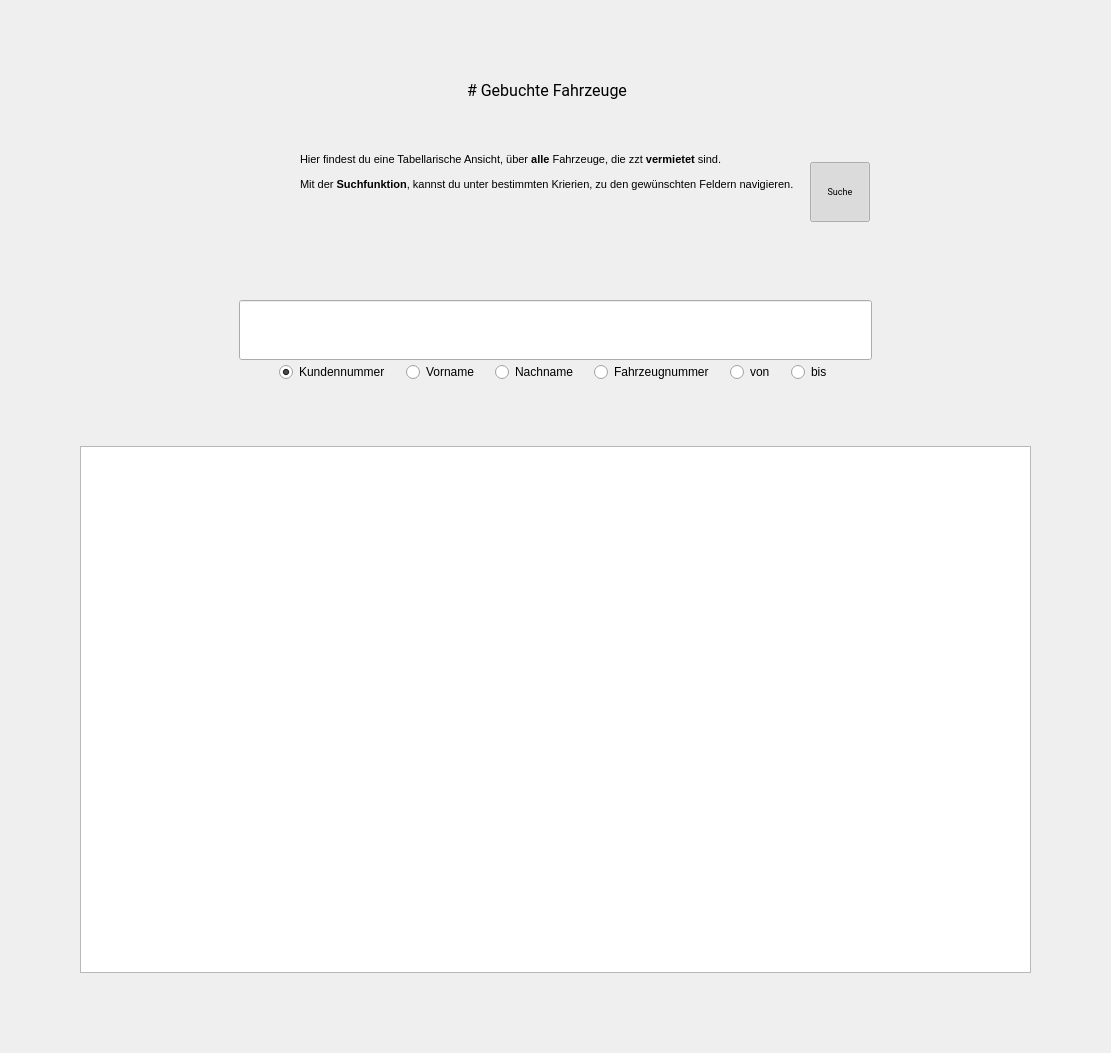
<?xml version="1.0" encoding="UTF-8"?>
<ui version="4.0">
 <class>RentedCarsByCustomers</class>
 <widget class="QWidget" name="RentedCarsByCustomers">
  <property name="geometry">
   <rect>
    <x>0</x>
    <y>0</y>
    <width>1111</width>
    <height>1053</height>
   </rect>
  </property>
  <property name="windowTitle">
   <string>Form</string>
  </property>
  <layout class="QVBoxLayout" name="verticalLayout_4" stretch="0,0,1">
   <property name="spacing">
    <number>32</number>
   </property>
   <property name="leftMargin">
    <number>64</number>
   </property>
   <property name="topMargin">
    <number>64</number>
   </property>
   <property name="rightMargin">
    <number>64</number>
   </property>
   <property name="bottomMargin">
    <number>64</number>
   </property>
   <item alignment="Qt::AlignmentFlag::AlignHCenter">
    <widget class="QWidget" name="widget_2" native="true">
     <layout class="QGridLayout" name="gridLayout">
      <property name="leftMargin">
       <number>16</number>
      </property>
      <property name="topMargin">
       <number>16</number>
      </property>
      <property name="rightMargin">
       <number>16</number>
      </property>
      <property name="bottomMargin">
       <number>16</number>
      </property>
      <property name="horizontalSpacing">
       <number>16</number>
      </property>
      <item row="2" column="2">
       <layout class="QVBoxLayout" name="verticalLayout_2">
        <item>
         <spacer name="verticalSpacer">
          <property name="orientation">
           <enum>Qt::Orientation::Vertical</enum>
          </property>
          <property name="sizeHint" stdset="0">
           <size>
            <width>20</width>
            <height>40</height>
           </size>
          </property>
         </spacer>
        </item>
        <item>
         <widget class="IconButton" name="btnSearch">
          <property name="minimumSize">
           <size>
            <width>60</width>
            <height>60</height>
           </size>
          </property>
          <property name="maximumSize">
           <size>
            <width>60</width>
            <height>60</height>
           </size>
          </property>
          <property name="font">
           <font>
            <family>Roboto</family>
            <pointsize>7</pointsize>
           </font>
          </property>
          <property name="text">
           <string>Suche</string>
          </property>
          <property name="iconSize">
           <size>
            <width>32</width>
            <height>32</height>
           </size>
          </property>
          <property name="checkable">
           <bool>true</bool>
          </property>
          <property name="checked">
           <bool>true</bool>
          </property>
          <property name="pixmap" stdset="0">
           <pixmap resource="../assets/ressources.qrc">:/icons/search.png</pixmap>
          </property>
         </widget>
        </item>
       </layout>
      </item>
      <item row="0" column="2">
       <spacer name="horizontalSpacer_3">
        <property name="orientation">
         <enum>Qt::Orientation::Horizontal</enum>
        </property>
        <property name="sizeType">
         <enum>QSizePolicy::Policy::Fixed</enum>
        </property>
        <property name="sizeHint" stdset="0">
         <size>
          <width>60</width>
          <height>20</height>
         </size>
        </property>
       </spacer>
      </item>
      <item row="0" column="0">
       <spacer name="horizontalSpacer_2">
        <property name="orientation">
         <enum>Qt::Orientation::Horizontal</enum>
        </property>
        <property name="sizeType">
         <enum>QSizePolicy::Policy::Fixed</enum>
        </property>
        <property name="sizeHint" stdset="0">
         <size>
          <width>60</width>
          <height>20</height>
         </size>
        </property>
       </spacer>
      </item>
      <item row="2" column="1">
       <widget class="QLabel" name="label_2">
        <property name="text">
         <string>&lt;html&gt;&lt;head/&gt;&lt;body&gt;&lt;p&gt;&lt;span style=&quot; font-size:8pt;&quot;&gt;Hier findest du eine Tabellarische Ansicht, über &lt;/span&gt;&lt;span style=&quot; font-size:8pt; font-weight:700;&quot;&gt;alle&lt;/span&gt;&lt;span style=&quot; font-size:8pt;&quot;&gt; Fahrzeuge, die zzt &lt;/span&gt;&lt;span style=&quot; font-size:8pt; font-weight:700;&quot;&gt;vermietet&lt;/span&gt;&lt;span style=&quot; font-size:8pt;&quot;&gt; sind.&lt;/span&gt;&lt;/p&gt;&lt;p&gt;&lt;span style=&quot; font-size:8pt;&quot;&gt;Mit der &lt;/span&gt;&lt;span style=&quot; font-size:8pt; font-weight:700;&quot;&gt;Suchfunktion&lt;/span&gt;&lt;span style=&quot; font-size:8pt;&quot;&gt;, kannst du unter bestimmten Krierien, zu den gewünschten Feldern navigieren.&lt;/span&gt;&lt;/p&gt;&lt;/body&gt;&lt;/html&gt;</string>
        </property>
        <property name="wordWrap">
         <bool>false</bool>
        </property>
       </widget>
      </item>
      <item row="0" column="1">
       <widget class="QLabel" name="label">
        <property name="font">
         <font>
          <family>Roboto</family>
          <pointsize>12</pointsize>
         </font>
        </property>
        <property name="text">
         <string># Gebuchte Fahrzeuge</string>
        </property>
        <property name="textFormat">
         <enum>Qt::TextFormat::MarkdownText</enum>
        </property>
        <property name="alignment">
         <set>Qt::AlignmentFlag::AlignCenter</set>
        </property>
       </widget>
      </item>
      <item row="1" column="1">
       <spacer name="verticalSpacer_2">
        <property name="orientation">
         <enum>Qt::Orientation::Vertical</enum>
        </property>
        <property name="sizeType">
         <enum>QSizePolicy::Policy::Fixed</enum>
        </property>
        <property name="sizeHint" stdset="0">
         <size>
          <width>20</width>
          <height>16</height>
         </size>
        </property>
       </spacer>
      </item>
     </layout>
    </widget>
   </item>
   <item alignment="Qt::AlignmentFlag::AlignHCenter">
    <widget class="QWidget" name="widget_3" native="true">
     <layout class="QVBoxLayout" name="verticalLayout">
      <property name="spacing">
       <number>16</number>
      </property>
      <property name="leftMargin">
       <number>16</number>
      </property>
      <property name="topMargin">
       <number>16</number>
      </property>
      <property name="rightMargin">
       <number>16</number>
      </property>
      <property name="bottomMargin">
       <number>16</number>
      </property>
      <item>
       <widget class="QLineEdit" name="leSearch">
        <property name="minimumSize">
         <size>
          <width>0</width>
          <height>60</height>
         </size>
        </property>
        <property name="maximumSize">
         <size>
          <width>16777215</width>
          <height>32</height>
         </size>
        </property>
        <property name="font">
         <font>
          <pointsize>24</pointsize>
         </font>
        </property>
        <property name="alignment">
         <set>Qt::AlignmentFlag::AlignCenter</set>
        </property>
        <property name="clearButtonEnabled">
         <bool>true</bool>
        </property>
       </widget>
      </item>
      <item>
       <layout class="QHBoxLayout" name="horizontalLayout_2">
        <item>
         <spacer name="horizontalSpacer_4">
          <property name="orientation">
           <enum>Qt::Orientation::Horizontal</enum>
          </property>
          <property name="sizeHint" stdset="0">
           <size>
            <width>40</width>
            <height>20</height>
           </size>
          </property>
         </spacer>
        </item>
        <item>
         <widget class="QRadioButton" name="radioButton">
          <property name="text">
           <string>Kundennummer</string>
          </property>
          <property name="checked">
           <bool>true</bool>
          </property>
         </widget>
        </item>
        <item>
         <widget class="QRadioButton" name="radioButton_2">
          <property name="text">
           <string>Vorname</string>
          </property>
         </widget>
        </item>
        <item>
         <widget class="QRadioButton" name="radioButton_3">
          <property name="text">
           <string>Nachname</string>
          </property>
         </widget>
        </item>
        <item>
         <widget class="QRadioButton" name="radioButton_4">
          <property name="text">
           <string>Fahrzeugnummer</string>
          </property>
         </widget>
        </item>
        <item>
         <widget class="QRadioButton" name="radioButton_5">
          <property name="text">
           <string>von</string>
          </property>
         </widget>
        </item>
        <item>
         <widget class="QRadioButton" name="radioButton_6">
          <property name="text">
           <string>bis</string>
          </property>
         </widget>
        </item>
        <item>
         <spacer name="horizontalSpacer">
          <property name="orientation">
           <enum>Qt::Orientation::Horizontal</enum>
          </property>
          <property name="sizeHint" stdset="0">
           <size>
            <width>40</width>
            <height>20</height>
           </size>
          </property>
         </spacer>
        </item>
       </layout>
      </item>
     </layout>
    </widget>
   </item>
   <item>
    <widget class="QWidget" name="widget" native="true">
     <layout class="QVBoxLayout" name="verticalLayout_3">
      <property name="leftMargin">
       <number>16</number>
      </property>
      <property name="topMargin">
       <number>16</number>
      </property>
      <property name="rightMargin">
       <number>16</number>
      </property>
      <property name="bottomMargin">
       <number>16</number>
      </property>
      <item>
       <widget class="QTableWidget" name="tableWidget">
        <attribute name="verticalHeaderVisible">
         <bool>false</bool>
        </attribute>
       </widget>
      </item>
     </layout>
    </widget>
   </item>
  </layout>
 </widget>
 <customwidgets>
  <customwidget>
   <class>IconButton</class>
   <extends>QPushButton</extends>
   <header>app.widgets.buttons.IconButton</header>
  </customwidget>
 </customwidgets>
 <resources>
  <include location="../assets/ressources.qrc"/>
 </resources>
 <connections>
  <connection>
   <sender>btnSearch</sender>
   <signal>clicked(bool)</signal>
   <receiver>widget_3</receiver>
   <slot>setVisible(bool)</slot>
   <hints>
    <hint type="sourcelabel">
     <x>854</x>
     <y>232</y>
    </hint>
    <hint type="destinationlabel">
     <x>756</x>
     <y>313</y>
    </hint>
   </hints>
  </connection>
 </connections>
</ui>
